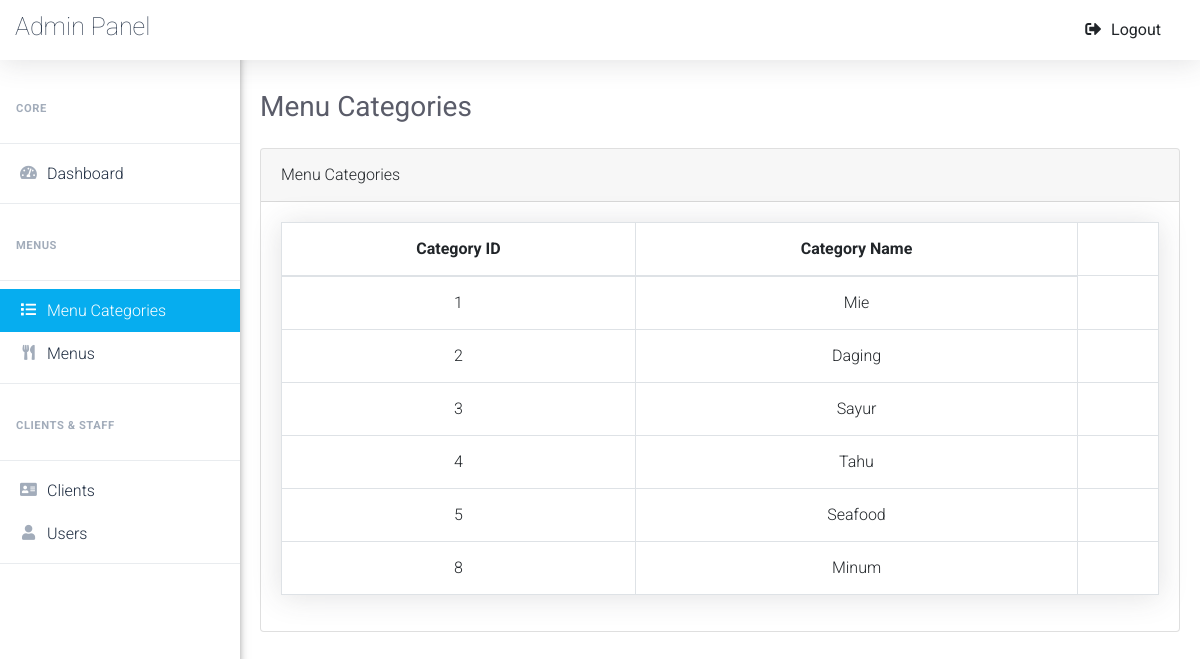
Screenshot of /admin/menu_categories.php (signed in) with the database file from the repository.
### tables this page shows
CREATE TABLE `menu_categories` (
  `category_id` int(3) NOT NULL,
  `category_name` varchar(50) NOT NULL
);

### admin/menu_categories.php (the view, shortened to what this page needs)
<?php
	$pageTitle = 'Menu Categories';
	if(isset($_SESSION['username_restaurant_qRewacvAqzA']) && isset($_SESSION['password_restaurant_qRewacvAqzA']))
	{
		include 'connect.php';
		include 'Includes/templates/header.php';
		include 'Includes/templates/navbar.php';
        ?>
        <?php
            $stmt = $con->prepare("SELECT * FROM menu_categories");
            $stmt->execute();
            $menu_categories = $stmt->fetchAll();
        ?>
            <div class="card">
                <div class="card-header">
                    <?php echo $pageTitle; ?>
                </div>
                <div class="card-body">
                    <table class="table table-bordered categories-table">
                        <thead>
                            <tr>
                                <th scope="col">Category ID</th>
                                <th scope="col">Category Name</th>
                            </tr>
                        </thead>
                        <tbody>
                            <?php
                                foreach($menu_categories as $category)
                                {
                                    echo "<tr>";
                                        echo "<td>";
                                            echo $category['category_id'];
                                        echo "</td>";
                                        echo "<td style = 'text-transform:capitalize'>";
                                            echo $category['category_name'];
                                        echo "</td>";
                                        echo "<td>";
                                                ?>
                                                <?php
                                        echo "</td>";
                                    echo "</tr>";
                                }
                            ?>
                        </tbody>
                    </table>
                </div>
            </div>
        <?php
        include 'Includes/templates/footer.php';
    }
    else
    {
        header('Location: ../index.php');
        exit();
    }
?>

### admin/Design/css/main.css (style rules this page uses)
html { scroll-behavior: smooth; }
body { font-family: 'Roboto', sans-serif; font-size: 16px; line-height: 28px; font-weight: 300; }

### admin/menu_categories.php (style rules this page uses)
.categories-table { -webkit-box-shadow: 0 .15rem 1.75rem 0 rgba(58,59,69,.15)!important; box-shadow: 0 .15rem 1.75rem 0 rgba(58,59,69,.15)!important; text-align: center; vertical-align: middle; }

### rows the page displays
menu_categories: category_id "1", category_name "Mie"
menu_categories: category_id "2", category_name "Daging"
menu_categories: category_id "3", category_name "Sayur"
menu_categories: category_id "4", category_name "Tahu"
menu_categories: category_id "5", category_name "Seafood"
menu_categories: category_id "8", category_name "Minum"

### other values shown
$pageTitle "Menu Categories"
